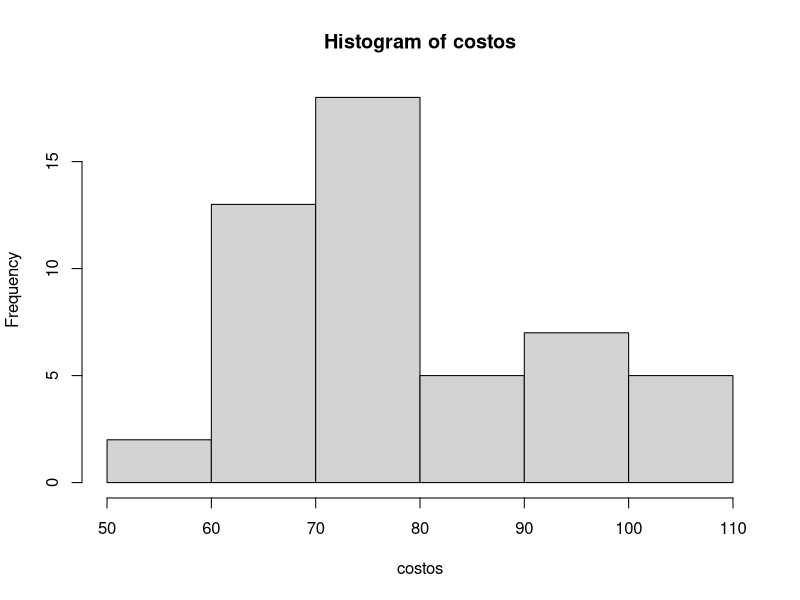
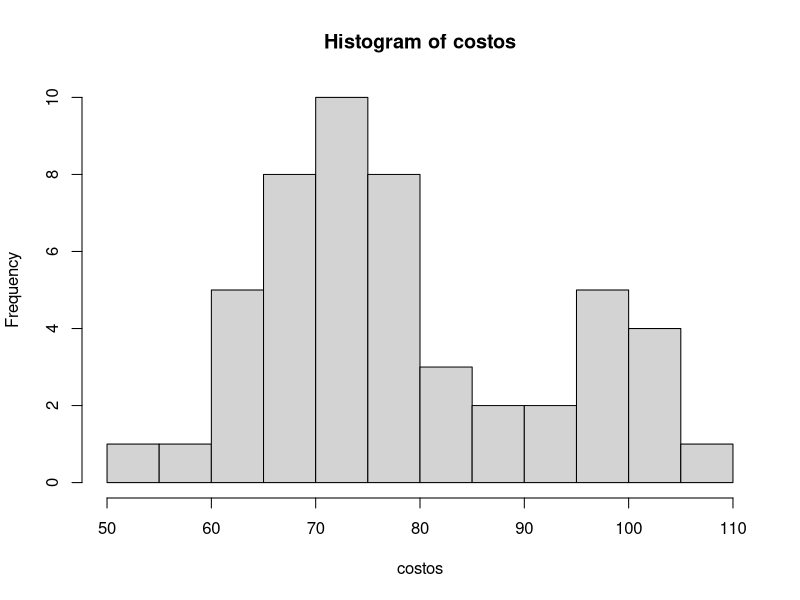
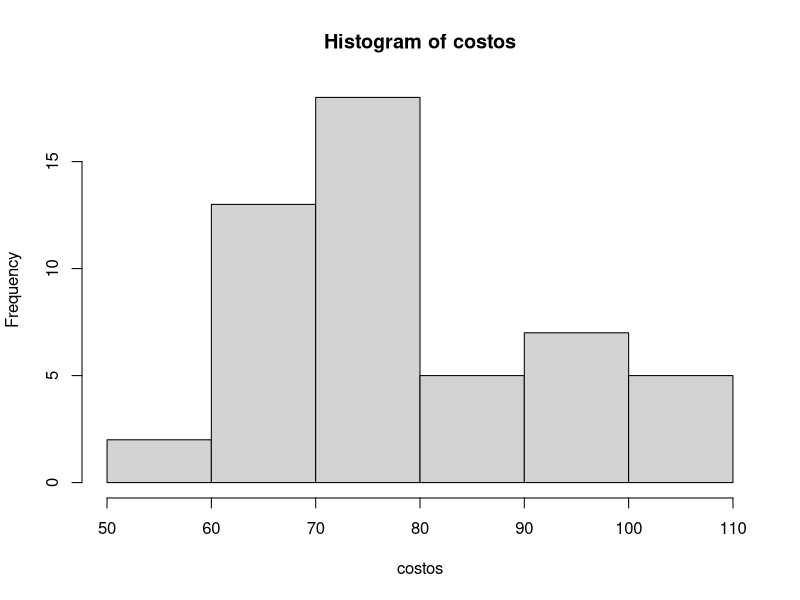
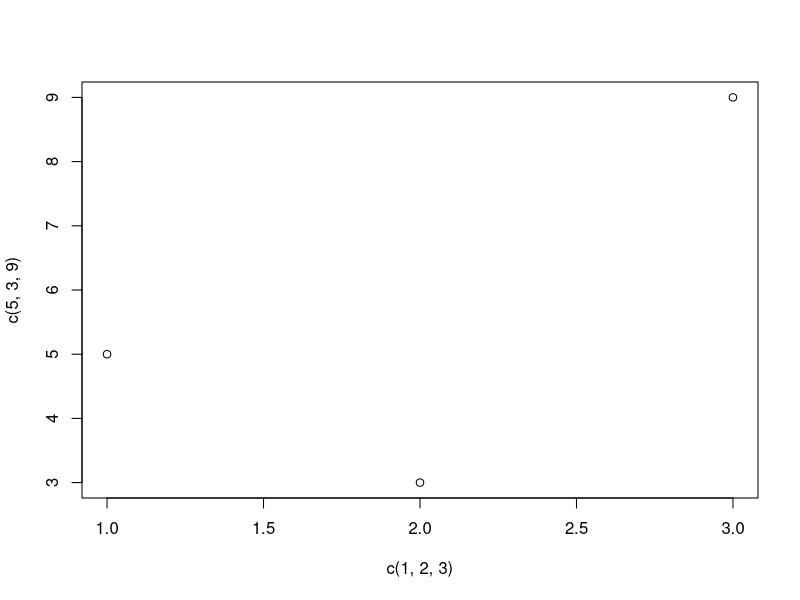
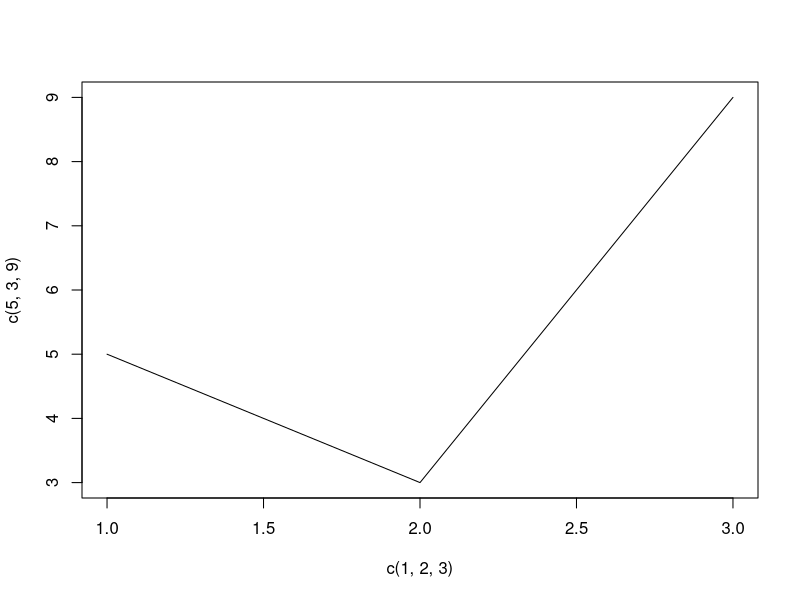
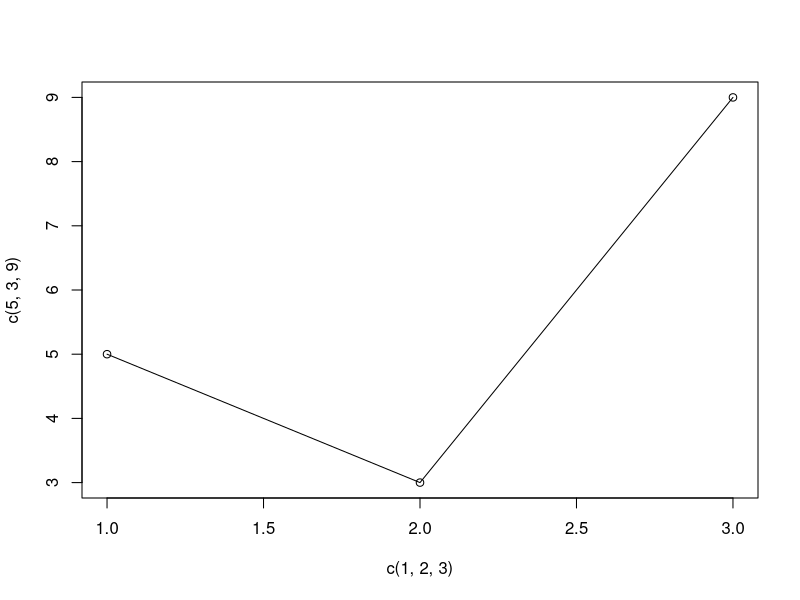
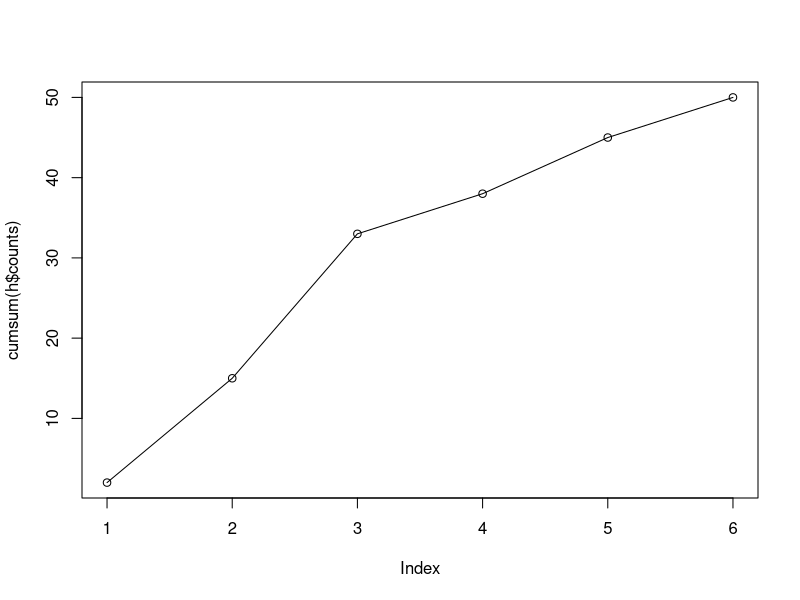
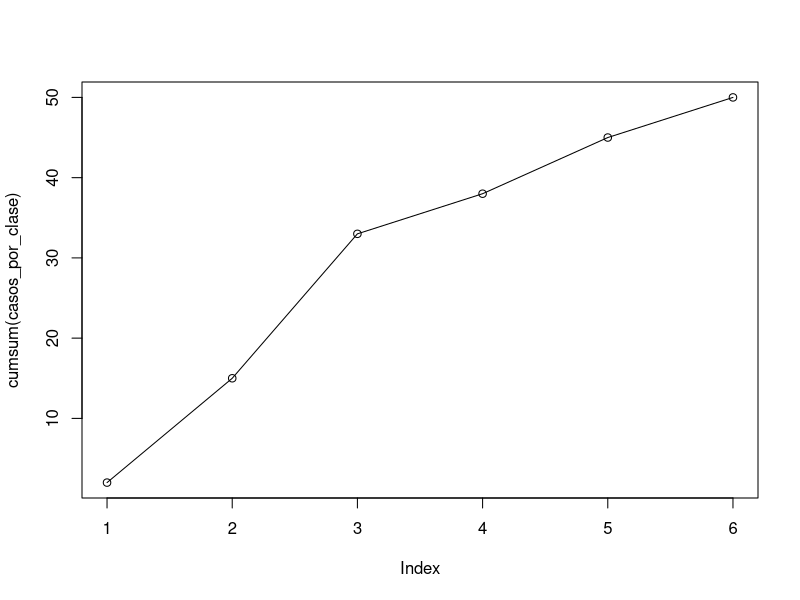

Source code (R) for these figures, in order:
# Datos ejemplo cuantitativo Prof. Leiva y capítulo 2 del libro
# Pueden copiar/pegar aqui desde el ppt del capitulo 2, los numeros fila por fila
# y quedan así:
# 91	78	93	57	75	52	99	80	97	62
# y despues los dejan como están aquí:

f1 <- c(91,	78,	93,	57,	75,	52,	99,	80,	97,	62)
f2 <- c(71,	69,	72,	89,	66,	75,	79,	75,	72,	76)
f3 <- c(104,	74,	62,	68,	97,	105,	77,	65,	109,	80)
f4 <- c(85,	97,	88,	68,	83,	68,	71,	69,	67,	74)
f5 <- c(62,	82,	98,	101,	79,	105,	79,	69,	62,	73)

costos <- c(f1, f2, f3, f4, f5)

sort(costos)
median(costos)

tab_costos <- table(costos)
tab_costos

names(tab_costos[tab_costos==max(tab_costos)])

h <- hist(costos)
h$counts
sum(h$counts)

h$counts/sum(h$counts)
100*h$counts/sum(h$counts)

casos_por_clase <- h$counts
total_de_casos <- sum(h$counts)
casos_relativos <- casos_por_clase/total_de_casos
casos_porcentuales <- 100 * casos_relativos

h10 <- hist(costos, breaks = 10)
h
h10

print(h)
print(h10)

h$breaks

h$counts

h10$breaks
h10$counts
print(h)



#####################
# ejecutar primero el script presentar_datos_cuanti para que sepa que es costos

h <- hist(costos)
h$counts
sum(h$counts)

h$counts/sum(h$counts)
100*h$counts/sum(h$counts)

casos_por_clase <- h$counts
total_de_casos <- sum(h$counts)
casos_relativos <- casos_por_clase/total_de_casos
casos_porcentuales <- 100 * casos_relativos

cumsum(casos_relativos)
cumsum(casos_porcentuales)

# grafico muy sencillo, con un vector para valores de x y oro de y
plot(x = c(1, 2, 3), y = c(5, 3, 9))
plot(x = c(1, 2, 3), y = c(5, 3, 9), type = "l") # es una ELE entre comillas!

plot(x = c(1, 2, 3), y = c(5, 3, 9))
lines(x = c(1, 2, 3), y = c(5, 3, 9))


# como hacer una ojiva y un grafico de frecuencia a partir de un histograma
plot(cumsum(h$counts))
lines(cumsum(h$counts))

plot(cumsum(casos_por_clase))
lines(cumsum(casos_por_clase))

plot(cumsum(casos_relativos))
lines(cumsum(casos_relativos))


plot(cumsum(casos_porcentuales))
lines(cumsum(casos_porcentuales))


plot(ecdf(costos))



# 59			   2
# 53			   3
# 57			   5
# 77			   1
# 61			   2
# 52			   0
# 
# 

